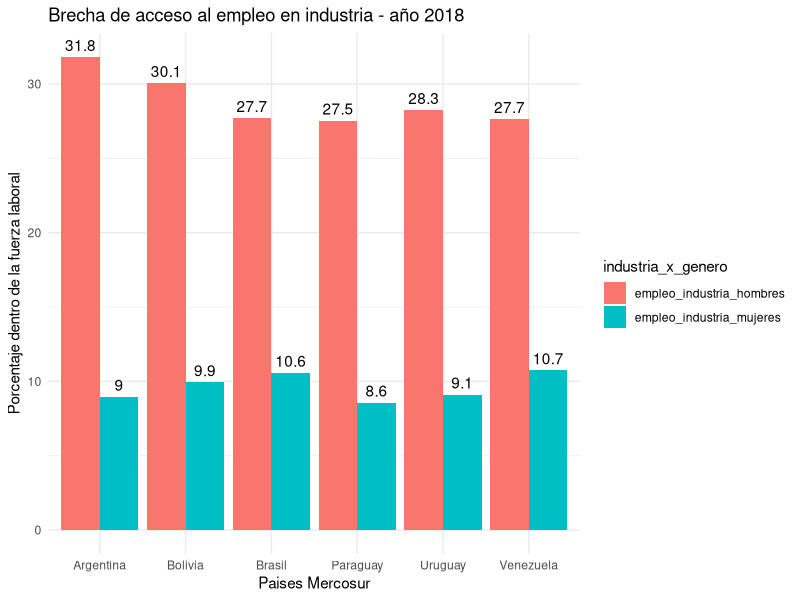
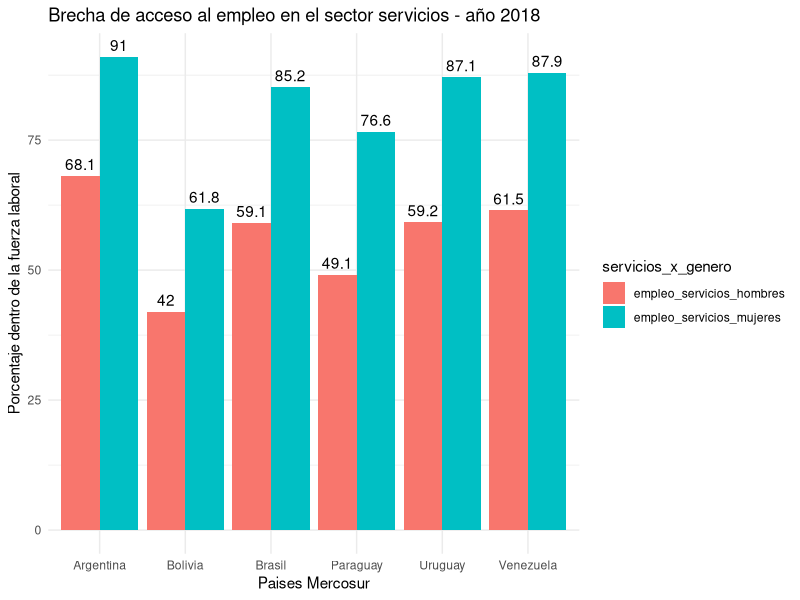
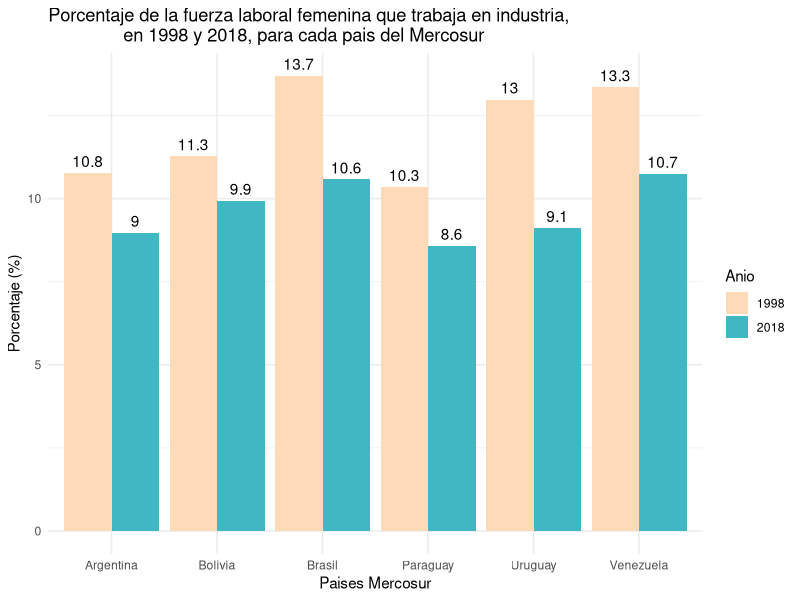
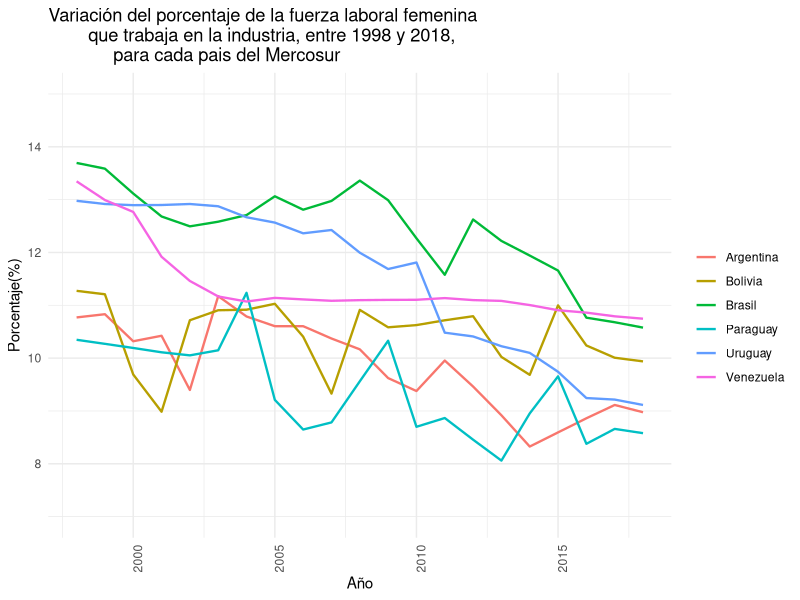
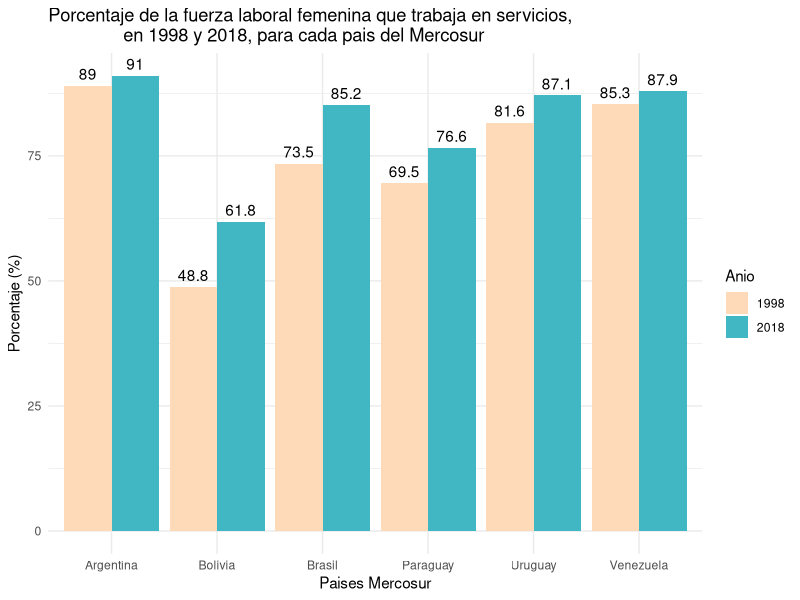
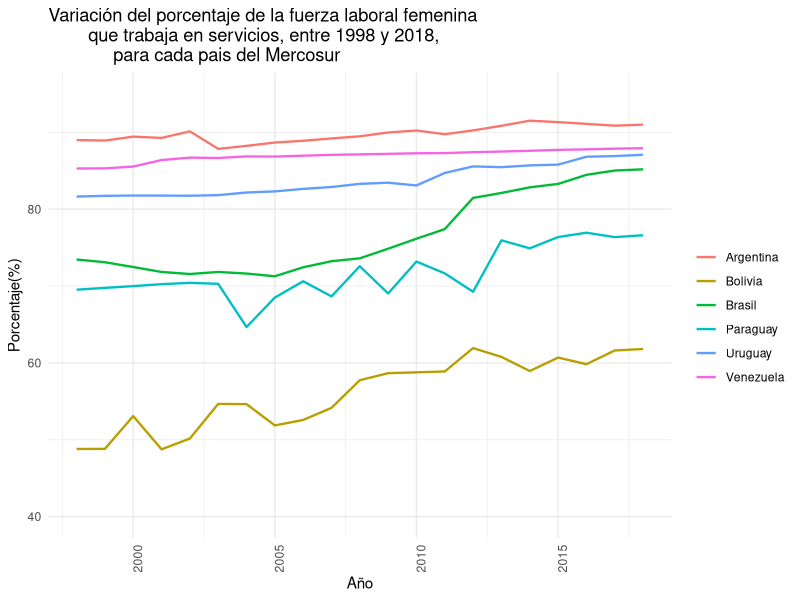

Write the R code that produced these figures, in order.
## ---- chunk 1
knitr::opts_chunk$set(echo = TRUE)
library(tidyr)
library(readr)
library(dplyr)
library(ggplot2)
## ---- chunk 2
empleo_genero <- read_csv("datos/empleo_genero.csv")
## ---- chunk 3
empleo_genero_largo <- pivot_longer(empleo_genero, 
                                    cols=4:52, 
                                    names_to = "Anio", 
                                    values_to = "Valor")
## ---- chunk 4
empleo_genero_largo
## ---- chunk 5
empleo_genero_ordenado <- pivot_wider(empleo_genero_largo, 
                                      names_from = variable,
                                      values_from = Valor)|> 
                          mutate(Anio=as.numeric(Anio))
## ---- chunk 6
empleo_genero_ordenado
## ---- chunk 7
glimpse(empleo_genero_ordenado)
## ---- chunk 8
empleo_genero_ordenado|> filter(pais_region !="Latin America & Caribbean" & pais_region != "Mundo" & pais_region != "EspaÃ±a")|> 
                      group_by(Anio)
                        
## ---- chunk 9
empleo_genero_ordenado|> filter(pais_region !="Latin America & Caribbean" & pais_region != "Mundo" & pais_region != "EspaÃ±a")|> 
                      group_by(pais_region)
## ---- chunk 10
empleo_genero_ordenado|> filter(pais_region !="Latin America & Caribbean" & pais_region != "Mundo" & pais_region != "EspaÃ±a" & Anio == 2018)|> 
                    summarise(empleadoras_promedio = mean(empleadoras_mujeres),
                              empleadoras_sd = sd(empleadoras_mujeres),
                              empleadoras_min = min(empleadoras_mujeres),
                              empleadoras_max = max(empleadoras_mujeres))
## ---- chunk 11
empleo_genero_ordenado|> filter(pais_region !="Latin America & Caribbean" & pais_region != "Mundo" & pais_region != "EspaÃ±a" & Anio == 2018)|> 
                    summarise(empleadores_promedio = mean(empleadores_hombres),
                              empleadores_sd = sd(empleadores_hombres),
                              empleadores_min = min(empleadores_hombres),
                              empleadores_max = max(empleadores_hombres))
## ---- chunk 12
empleo_genero_ordenado|> filter(pais_region !="Latin America & Caribbean" & pais_region != "Mundo" & pais_region != "España" & Anio == 2018)|> 
                summarise(autoempleo_mujeres_prom = mean(autoempleo_mujeres),
                          autoempleo_mujeres_sd = sd(autoempleo_mujeres),
                          autoempleo_mujeres_min = min(autoempleo_mujeres),
                          autoempleo_mujeres_max = max(autoempleo_mujeres))
## ---- chunk 13
empleo_genero_ordenado|> filter(pais_region !="Latin America & Caribbean" & pais_region != "Mundo" & pais_region != "EspaÃ±a" & Anio == 2018)|> 
                summarise(autoempleo_hombres_prom = mean(autoempleo_hombres),
                          autoempleo_hombres_sd = sd(autoempleo_hombres),
                          autoempleo_hombres_min = min(autoempleo_hombres),
                          autoempleo_hombres_max = max(autoempleo_hombres))
## ---- chunk 14
empleo_mercosur <- select(empleo_genero_ordenado, pais_region, Anio, empleo_industria_mujeres, empleo_industria_hombres, empleo_servicios_mujeres, empleo_servicios_hombres) |>
  filter(pais_region %in% c("Argentina", "Uruguay", "Paraguay", "Brasil", "Venezuela", "Bolivia" ))|> 
  filter (Anio >= 1998)
## ---- chunk 15
industria_2018 <- select(empleo_mercosur, pais_region, Anio, empleo_industria_mujeres, empleo_industria_hombres)|>
  filter(pais_region %in% c("Argentina", "Uruguay", "Paraguay", "Brasil", "Venezuela", "Bolivia" ))|>
  filter(Anio == 2018) |> 
  pivot_longer(cols =c("empleo_industria_hombres","empleo_industria_mujeres"),
               names_to = "industria_x_genero",  
               values_to = "valor")
 
## ---- chunk 16
ggplot(industria_2018, aes(x=pais_region,y=valor, fill=industria_x_genero))+
  geom_col(position = "dodge") +
  ggtitle ("Brecha de acceso al empleo en industria - año 2018") + 
  labs(x = "Paises Mercosur",y = "Porcentaje dentro de la fuerza laboral") + 
  geom_text(aes(label = round(valor, digits = 1)),
    position = position_dodge(0.9),
    vjust = -0.5)+
  theme_minimal()
  
## ---- chunk 17
servicios_2018 <- select(empleo_mercosur, pais_region, Anio, empleo_servicios_mujeres, empleo_servicios_hombres)|>
  filter(pais_region %in% c("Argentina", "Uruguay", "Paraguay", "Brasil", "Venezuela", "Bolivia" ))|>
  filter(Anio == 2018) |> 
  pivot_longer(cols =c("empleo_servicios_hombres","empleo_servicios_mujeres"),
               names_to = "servicios_x_genero",  
               values_to = "valor")
## ---- chunk 18
ggplot(servicios_2018, aes(x=pais_region,y=valor, fill=servicios_x_genero))+
  geom_col(position = "dodge") +
  ggtitle ("Brecha de acceso al empleo en el sector servicios - año 2018") + 
  labs(x = "Paises Mercosur",y = "Porcentaje dentro de la fuerza laboral") + 
  geom_text(aes(label = round(valor, digits = 1)),
    position = position_dodge(0.9),
    vjust = -0.5)+
  theme_minimal()
  
## ---- chunk 19
variacion_mujeres_2018_1998 <- select(empleo_genero, variable, pais_region, "1998", "2018")|>
  filter(pais_region %in% c("Argentina", "Uruguay", "Paraguay", "Brasil", "Venezuela", "Bolivia" )) |>
  filter(variable == "empleo_industria_mujeres")|>
  mutate(variacion=`2018`-`1998`)
## ---- chunk 20
industria_1998_2018 <- select(empleo_mercosur, pais_region, Anio, empleo_industria_mujeres)|>
  filter(Anio == 1998 | Anio == 2018) 
## ---- chunk 21
industria_1998_2018 |>
mutate(Anio=as.character(Anio)) |>
ggplot(aes(x=pais_region,y=empleo_industria_mujeres, fill=Anio))+
  geom_col(position = "dodge") +
  scale_fill_manual(values = c("1998" = "#FFDAB9", "2018" = "#41B7C4")) +
   ggtitle ("Porcentaje de la fuerza laboral femenina que trabaja en industria, 
               en 1998 y 2018, para cada pais del Mercosur") + 
  labs(x = "Paises Mercosur",y = "Porcentaje (%)") +
  geom_text(aes(label = round(empleo_industria_mujeres, digits = 1)),
    position = position_dodge(0.9),
    vjust = -0.5) +
  theme_minimal()
## ---- chunk 22

ggplot(empleo_mercosur, aes(x = Anio, y = empleo_industria_mujeres, group = pais_region)) +
  geom_line (aes(colour = pais_region), size = 0.8)  +
    scale_y_continuous(limits= c(7, 15))+
  labs(title = "Variación del porcentaje de la fuerza laboral femenina 
        que trabaja en la industria, entre 1998 y 2018, 
             para cada pais del Mercosur",
       x = "Año",
       y = "Porcentaje(%)") +
theme_minimal() +
  theme (axis.text.x= element_text(  angle= 90, hjust= 1),
         legend.title = element_text(color ="white"))
## ---- chunk 23
servicios_1998_2018 <- select(empleo_mercosur, pais_region, Anio, empleo_servicios_mujeres)|>
  filter(Anio == 1998 | Anio == 2018) 
## ---- chunk 24
servicios_1998_2018 |>
mutate(Anio=as.character(Anio)) |>
ggplot(aes(x=pais_region,y=empleo_servicios_mujeres, fill=Anio))+
  geom_col(position = "dodge") +
  scale_fill_manual(values = c("1998" = "#FFDAB9", "2018" = "#41B7C4")) +
  ggtitle ("Porcentaje de la fuerza laboral femenina que trabaja en servicios, 
               en 1998 y 2018, para cada pais del Mercosur") + 
  labs(x = "Paises Mercosur",y = "Porcentaje (%)") +
  geom_text(aes(label = round(empleo_servicios_mujeres, digits = 1)),
    position = position_dodge(0.9),
    vjust = -0.5) +
  theme_minimal()
## ---- chunk 25

ggplot(empleo_mercosur, aes(x = Anio, y = empleo_servicios_mujeres, group = pais_region)) +
  geom_line (aes(colour = pais_region), size = 0.8)  +
    scale_y_continuous(limits= c(40, 95))+
  labs(title = "Variación del porcentaje de la fuerza laboral femenina 
        que trabaja en servicios, entre 1998 y 2018, 
             para cada pais del Mercosur",
       x = "Año",
       y = "Porcentaje(%)") +
theme_minimal() +
  theme (axis.text.x= element_text(  angle= 90, hjust= 1),
         legend.title = element_text(color ="white"))
